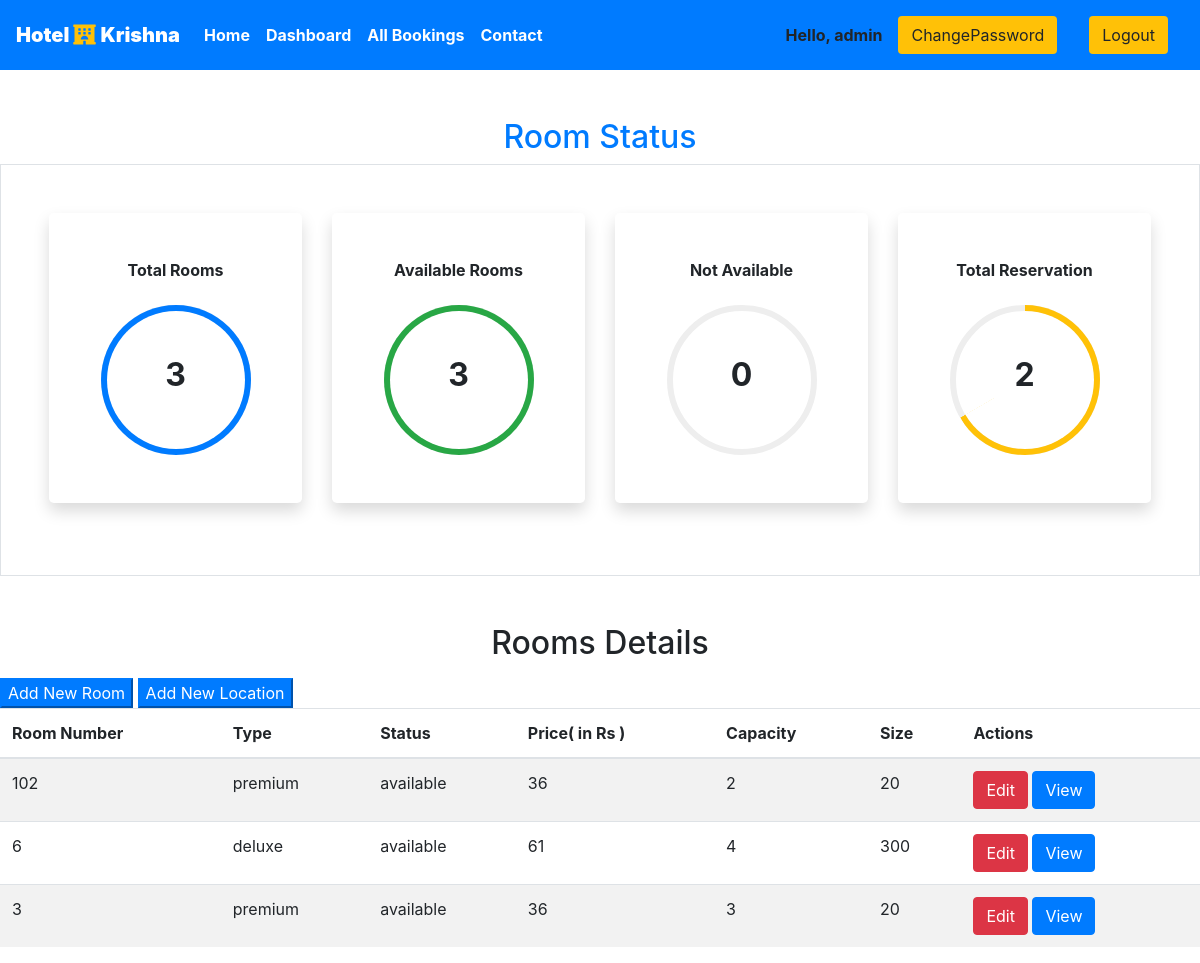
Page /staff/panel (signed in) on the committed database.
### broomk/models.py (models this page shows, shortened)
class Rooms(models.Model):
    ROOM_STATUS = (
    ("1", "available"),
    ("2", "not available"),
    )
    ROOM_TYPE = (
    ("1", "premium"),
    ("2", "deluxe"),
    ("3","regular"),
    )
    room_type = models.CharField(max_length=50,choices = ROOM_TYPE)
    capacity = models.IntegerField()
    price = models.IntegerField()
    size = models.IntegerField()
    hotel = models.ForeignKey(Hotels, on_delete = models.CASCADE)
    status = models.CharField(choices =ROOM_STATUS,max_length = 15)
    roomnumber = models.IntegerField()

### broomk/views.py (the view)
# urls.py: path('staff/panel', views.panel,name="staffpanel"),
@login_required(login_url='/staff')
def panel(request):
    if request.user.is_staff == False:
        return HttpResponse('Access Denied')
    rooms = Rooms.objects.all()
    total_rooms = len(rooms)
    available_rooms = len(Rooms.objects.all().filter(status='1'))
    unavailable_rooms = len(Rooms.objects.all().filter(status='2'))
    reserved = len(Reservation.objects.all())
    hotel = Hotels.objects.values_list('location','id').distinct().order_by()
    response = render(request,'staff/panel.html',{'location':hotel,'reserved':reserved,'rooms':rooms,'total_rooms':total_rooms,'available':available_rooms,'unavailable':unavailable_rooms})
    return HttpResponse(response)

### broomk/templatetags/app_tags.py (called while the page is built)
@register.filter
def percentage(value1,value2=100):
    return int(value1)/int(value2)*100

### templates/staff/panel.html (shortened to what this page needs)
{% extends 'basic.html' %} {% block title %} staff panel {% endblock title %}  {% block body %}
<section class="my-5 ">
    {%load app_tags%}
    <h2 class="text-center text-primary">Room Status</h2>
    <div class="container-fluid px-5 py-5 border">
        <div class="row">
            <div class="col-xl-3 col-lg-6 col-sm-12 mb-4 ">
                <div class="bg-white rounded-lg p-5 shadow">
                    <h2 class="h6 font-weight-bold text-center mb-4">Total Rooms</h2>
                    <div class="progress mx-auto" data-value={{ total_rooms|percentage:total_rooms}}>
                        <span class="progress-left">
                                    <span class="progress-bar border-primary"></span>
                        </span>
                        <span class="progress-right">
                                    <span class="progress-bar border-primary"></span>
                        </span>
                        <div class="progress-value w-100 h-100 rounded-circle d-flex align-items-center justify-content-center">
                            <div class="h2 font-weight-bold">{{ total_rooms}}</div>
                        </div>
                    </div>
                </div>
            </div>
            <div class="col-xl-3 col-lg-6 col-sm-12 mb-4">
                <div class="bg-white rounded-lg p-5 shadow">
                    <h2 class="h6 font-weight-bold text-center mb-4">Available Rooms</h2>
                    <div class="progress mx-auto" data-value={{ available|percentage:total_rooms}}>
                        <span class="progress-left">
                                    <span class="progress-bar border-success"></span>
                        </span>
                        <span class="progress-right">
                                    <span class="progress-bar border-success"></span>
                        </span>
                        <div class="progress-value w-100 h-100 rounded-circle d-flex align-items-center justify-content-center">
                            <div class="h2 font-weight-bold">{{ available}}</div>
                        </div>
                    </div>
                </div>
            </div>
            <div class="col-xl-3 col-lg-6 col-sm-12 mb-4">
                <div class="bg-white rounded-lg p-5 shadow">
                    <h2 class="h6 font-weight-bold text-center mb-4">Not Available</h2>
                    <div class="progress mx-auto" data-value={{ unavailable|percentage:total_rooms}}>
                        <span class="progress-left">
                        </span>
                        <span class="progress-right">
                        </span>
                        <div class="progress-value w-100 h-100 rounded-circle d-flex align-items-center justify-content-center">
                            <div class="h2 font-weight-bold">{{ unavailable}}</div>
                        </div>
                    </div>
                </div>
            </div>
            <div class="col-xl-3 col-lg-6 col-sm-12 mb-4">
                <div class="bg-white rounded-lg p-5 shadow">
                    <h2 class="h6 font-weight-bold text-center mb-4">Total Reservation</h2>
                    <div class="progress mx-auto" data-value={{reserved |percentage:total_rooms}}>
                        <span class="progress-left">
                                    <span class="progress-bar border-warning"></span>
                        </span>
                        <span class="progress-right">
                                    <span class="progress-bar border-warning"></span>
                        </span>
                        <div class="progress-value w-100 h-100 rounded-circle d-flex align-items-center justify-content-center">
                            <div class="h2 font-weight-bold">{{reserved}}</div>
                        </div>
                    </div>
                </div>
            </div>
        </div>
    </div>
</section>
<h2 class="text-center pb-2">Rooms Details</h2>
<Button class="btn-group btn-primary" data-toggle="modal" data-target="#newroom">Add New Room</Button>
<Button class="btn-group btn-primary " data-toggle="modal" data-target="#newlocation">Add New Location</Button>
<table class="table table-striped  ">
    <thead>
        <th>Room Number</th>
        <th>Type</th>
        <th>Status</th>
        <th>Price( in Rs )</th>
        <th>Capacity</th>
        <th>Size</th>
        <th colspan="2">Actions</th>
    </thead>
    {% if rooms %} {% for each_room in rooms %}
    <tr>
        <td>{{each_room.roomnumber}}</td>
        <td>{{each_room.get_room_type_display}}</td>
        <td>{{each_room.get_status_display}}</td>
        <td>{{each_room.price}}</td>
        <td>{{each_room.capacity}}</td>
        <td>{{each_room.size}}</td>
        <td colspan="2">
            <a href="/staff/panel/edit-room?roomid={{each_room.id}}"><Button class="btn btn-danger">Edit</Button></a>
            <a href="/staff/panel/view-room?roomid={{each_room.id}}"><Button class="btn btn-primary">View</Button></a>
        </td>
    </tr>
    {% endfor %} {% endif %}
</table>
{% endblock body %}

### templates/basic.html (shortened to what this page needs)
{% load static %}
<!DOCTYPE html>
<!DOCTYPE html>
<html lang="en">
<head>
    <link rel="stylesheet" href="https://use.fontawesome.com/releases/v5.7.0/css/all.css"
>
    <link rel="stylesheet" href="{% static 'style\style.css' %}">
    <link rel="stylesheet" href="https://maxcdn.bootstrapcdn.com/bootstrap/4.5.0/css/bootstrap.min.css">
</head>
<body>
    <div class="container-fluid px-0">
        <nav class="navbar navbar-expand-lg navbar-dark bg-primary font-weight-bold">
            <a class="navbar-brand text-bold bg-black " href="/"><b>Hotel </b><i class="fas fa-hotel text-warning"></i>
                <b>Krishna</b></a>
            <div class="collapse navbar-collapse " id="navbarSupportedContent">
                <ul class="navbar-nav mr-auto ">
                    <li class="nav-item active">
                        <a class="nav-link text-bold " href="/home"> Home</a>
                    </li>
                    {% if user.is_staff %}
                    <li class="nav-item active">
                        <a class="nav-link text-bold" href="/staff/panel">Dashboard </a>
                    </li>
                    {% elif user.is_staff == False and user.is_authenticated %}
                    <li class="nav-item active">
                        <a class="nav-link text-bold" href="/user/bookings">My Bookings </a>
                    </li>
                    {% endif %}
                    {% if user.is_staff %}
                    <li class="nav-item active">
                        <a class="nav-link text-bold" href="/staff/allbookings">All Bookings </a>
                    </li>
                    {% endif %}
                    <li class="nav-item active">
                        <a class="nav-link text-bold" href="{% url 'contactpage' %}">Contact </a>
                    </li>
                </ul>
                {% if request.user.is_authenticated %}
                Hello, {{request.user}}
                <a href="/changepassword" class="nav-link">
                    <button class="btn btn-group bg-warning" data-toggle="modal"
                        data-target="#forlogin">ChangePassword</button>
                </a>
                <a href="/lg" class="nav-link">
                    <button class="btn btn-group bg-warning" data-toggle="modal" data-target="#forlogin">Logout</button>
                </a>
                {% endif %}
            </div>
        </nav>
    </div>
    {% block body %}
    {% endblock body %}
</body>
</html>

### templates/staff/panel.html (style rules this page uses)
.progress { width: 150px; height: 150px; background: none; position: relative; }
.progress::after { content: ""; width: 100%; height: 100%; border-radius: 50%; border: 6px solid #eee; position: absolute; top: 0; left: 0; }
.progress>span { width: 50%; height: 100%; overflow: hidden; position: absolute; top: 0; z-index: 1; }
.progress .progress-left { left: 0; }
.progress .progress-bar { width: 100%; height: 100%; background: none; border-width: 6px; border-style: solid; position: absolute; top: 0; }
.progress .progress-left .progress-bar { left: 100%; border-top-right-radius: 80px; border-bottom-right-radius: 80px; border-left: 0; -webkit-transform-origin: center left; transform-origin: center left; }
.progress .progress-right { right: 0; }
.progress .progress-right .progress-bar { left: -100%; border-top-left-radius: 80px; border-bottom-left-radius: 80px; border-right: 0; -webkit-transform-origin: center right; transform-origin: center right; }
.progress .progress-value { position: absolute; top: 0; left: 0; }
body { min-height: 100vh; }
.rounded-lg { border-radius: 1rem; }

### templates/basic.html (style rules this page uses)
a { text-decoration: none; }

### rows in the picture
Rooms: roomnumber "102", room_type "premium", status "available", price "36", capacity "2", size "20"
Rooms: roomnumber "6", room_type "deluxe", status "available", price "61", capacity "4", size "300"
Rooms: roomnumber "3", room_type "premium", status "available", price "36", capacity "3", size "20"

### other values in the picture
{{ request.user }} "admin"
{{ total_rooms }} "3"
{{ available }} "3"
{{ unavailable }} "0"
{{ reserved }} "2"
